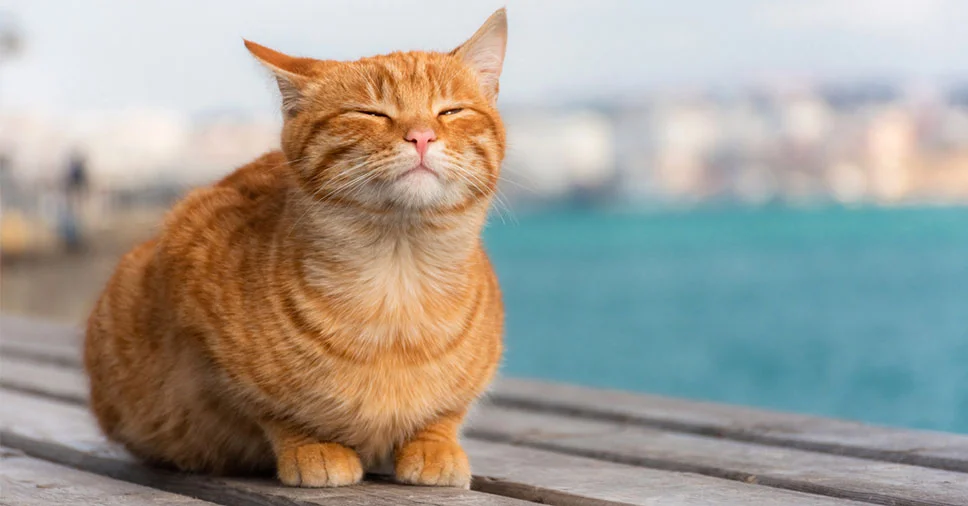
#> input picture yolo_classification/imgs_to_predict/gato_tranquilo.jpg, 968 x 506 px, found by its file name
$ jupyter execute image_to_grayscale.ipynb
#> lines starting #> are read from the running program, lines starting #| are printed output that depends on the picture; after the words box and inside, x2 and y2 are one past the last pixel; in counts of white or black regions, pixels touching at a corner belong together
[cell 1]
from PIL import Image
from google.colab import files

[cell 2]
#upar imagem

uploaded = files.upload()
#> the answer given: gato_tranquilo.jpg
caminho_entrada = "gato_tranquilo.jpg"
imagem = Image.open(caminho_entrada).convert("RGB")
#> imagem is the input picture: PIL image 968x506 RGB; mean R, G, B 163.1, 158.4, 148.9

[cell 3]
imagem

[cell 4]
#Converter pra cinza

largura, altura = imagem.size
#> largura = 968; altura = 506
pixels = imagem.load()

imagem_cinza = Image.new("RGB", (largura, altura))
#> imagem_cinza: PIL image 968x506 RGB; every value is 0

for y in range(altura):
    for x in range(largura):
        r, g, b = pixels[x, y]
        # Fórmula ponderada
        gray = int(0.299 * r + 0.587 * g + 0.114 * b)
        imagem_cinza.putpixel((x, y), (gray, gray, gray))
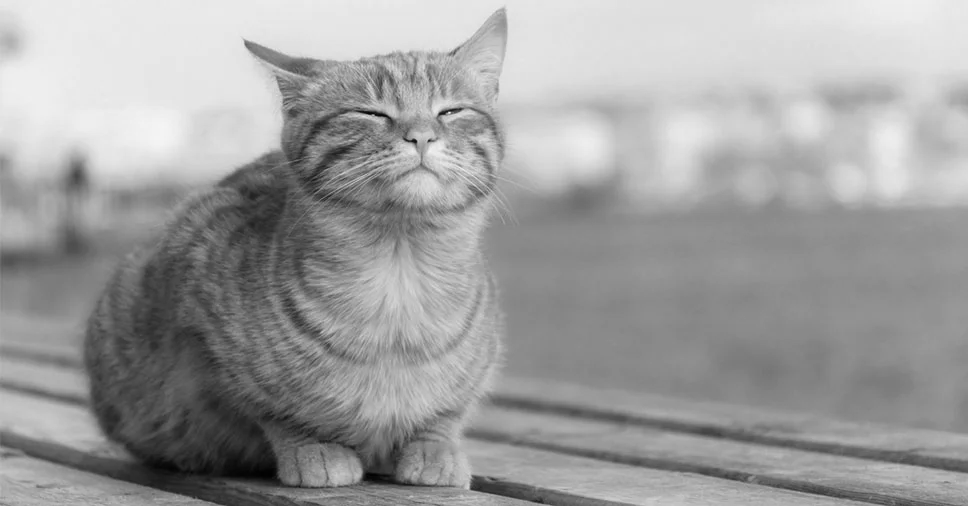
#> imagem_cinza: PIL image 968x506 RGB; min 1, max 245, mean 158.2

imagem_cinza

[cell 5]
#Converter pra PB

threshold = 128
largura, altura = imagem_cinza.size
pixels = imagem_cinza.load()

imagem_pb = Image.new("RGB", (largura, altura))

for y in range(altura):
    for x in range(largura):
        r, g, b = pixels[x, y]
        # Todos canais são iguais no cinza, usar r
        bw = 255 if r >= threshold else 0
        imagem_pb.putpixel((x, y), (bw, bw, bw))
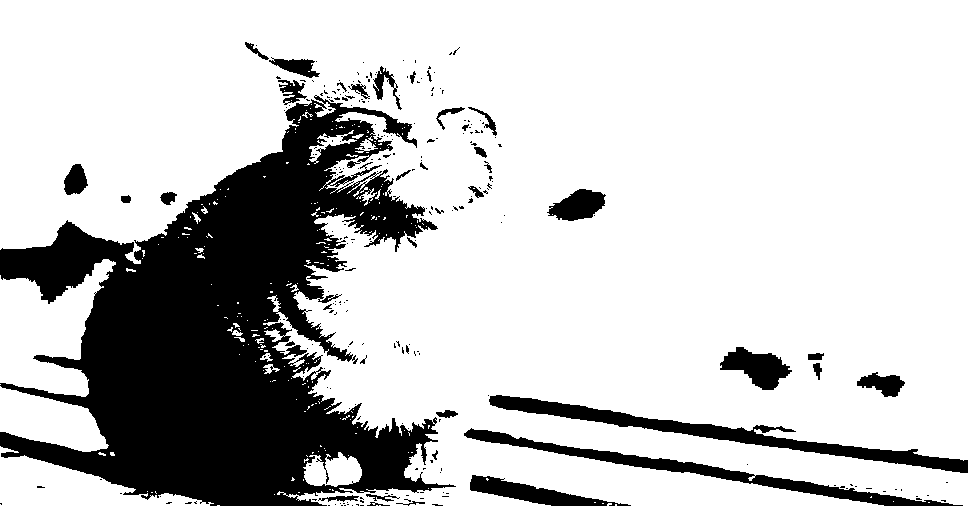
#> imagem_pb: PIL image 968x506 RGB; 77.8% white; 263 black regions (224 under 20 px), largest, box (x1, y1, x2, y2) and area: (0, 95, 456, 506) 88398, (489, 395, 968, 473) 5989, (464, 428, 963, 506) 4620

imagem_pb

$ run again, with yolo_classification/imgs_to_predict/pessoas_guarda_chuvas.jpg copied over yolo_classification/imgs_to_predict/gato_tranquilo.jpg
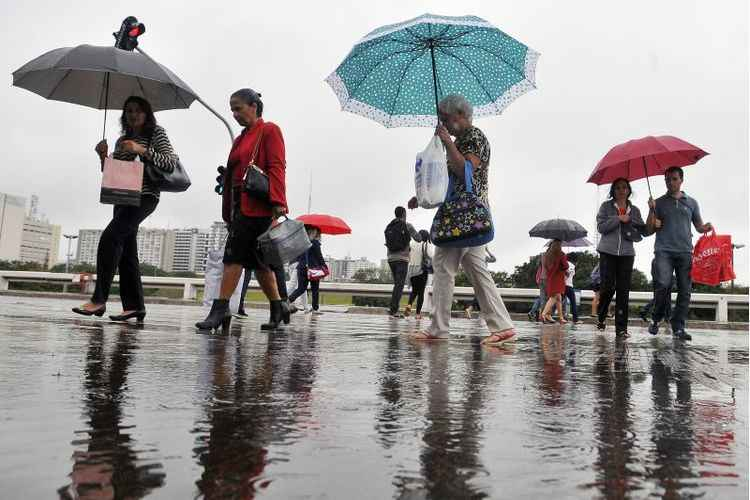
#> input picture yolo_classification/imgs_to_predict/pessoas_guarda_chuvas.jpg, 750 x 500 px, found by its file name
#> imagem is the input picture: PIL image 750x500 RGB; mean R, G, B 155.3, 152.2, 151.7
#> after the loop `for y in range(altura):`:
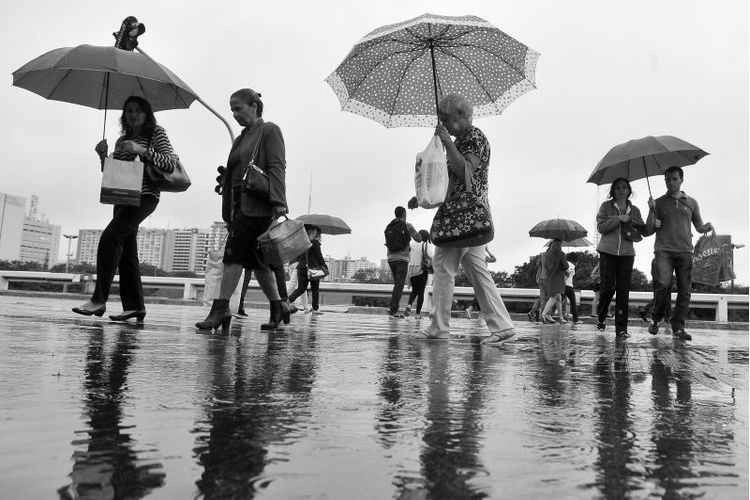
#> imagem_cinza: PIL image 750x500 RGB; min 0, max 255, mean 152.7
#> after the loop `for y in range(altura):`:
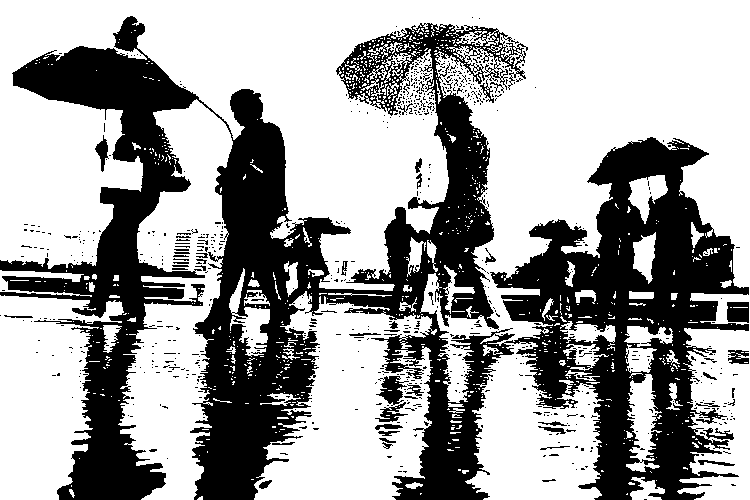
#> imagem_pb: PIL image 750x500 RGB; 63.5% white; 711 black regions (661 under 20 px), largest, box (x1, y1, x2, y2) and area: (0, 16, 749, 500) 130888, (376, 376, 409, 406) 488, (727, 302, 749, 323) 420
